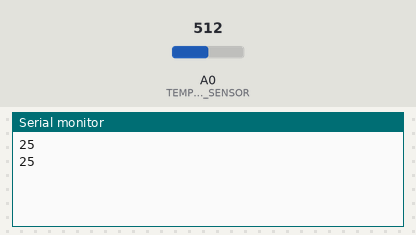
Simulated run of this sketch. Board: Arduino Uno, built with avr-gcc and run on an emulated ATmega328P. Parts: the last lines printed to the serial monitor. Inputs (shaded band) come from the test bench; at power-on: A0 (TEMPERATURE_SENSOR) = 512.

Above: at 2.8 s.
2.9 s: A0 (TEMPERATURE_SENSOR) set to 716
At 4.8 s:
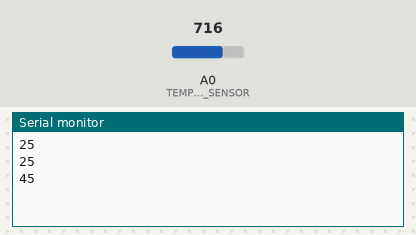
5.6 s: A0 (TEMPERATURE_SENSOR) set to 900
At 6.3 s:
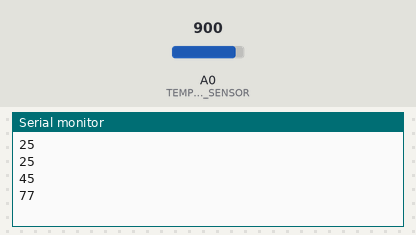
Timing chart, 0 to 8.6 s (numbered marks = the images above; inputs shaded):
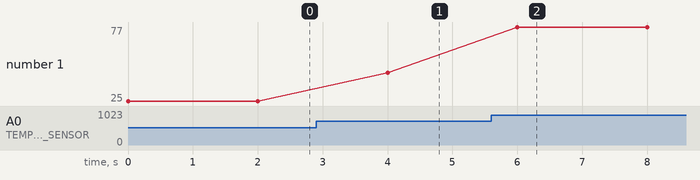

Measured:
- after the input at 2.9 s, the serial monitor: prints a new line after 1.1 s (image 1)
- after the input at 5.6 s, the serial monitor: prints a new line after 0.40 s (image 2)
- plotted number 1: 25 → 45 after the input at 2.9 s, 45 → 77 after the input at 5.6 s

The sketch:

TemperatureChartDataSource.ino
```cpp
#define RESISTOR_CONNECT_THERMISTOR	10000
#define TEMPERATURE_SENSOR	A0

void setup()
{
  pinMode(TEMPERATURE_SENSOR, INPUT);
  Serial.begin(9600);
}
void loop()
{
  int8_t temperature;
  temperature = getTemperature();
  Serial.print(temperature);
  Serial.print('\n');
  delay(2000);
}

float getTemperature()
{
  float temperature,resistance;
  int a;
  a = analogRead(TEMPERATURE_SENSOR);
  resistance   = (float)(1023-a)*RESISTOR_CONNECT_THERMISTOR/a;
  int B = 3975;
  temperature  = 1/(log(resistance/RESISTOR_CONNECT_THERMISTOR)/B+1/298.15)-273.15;
  return temperature;
}
```
